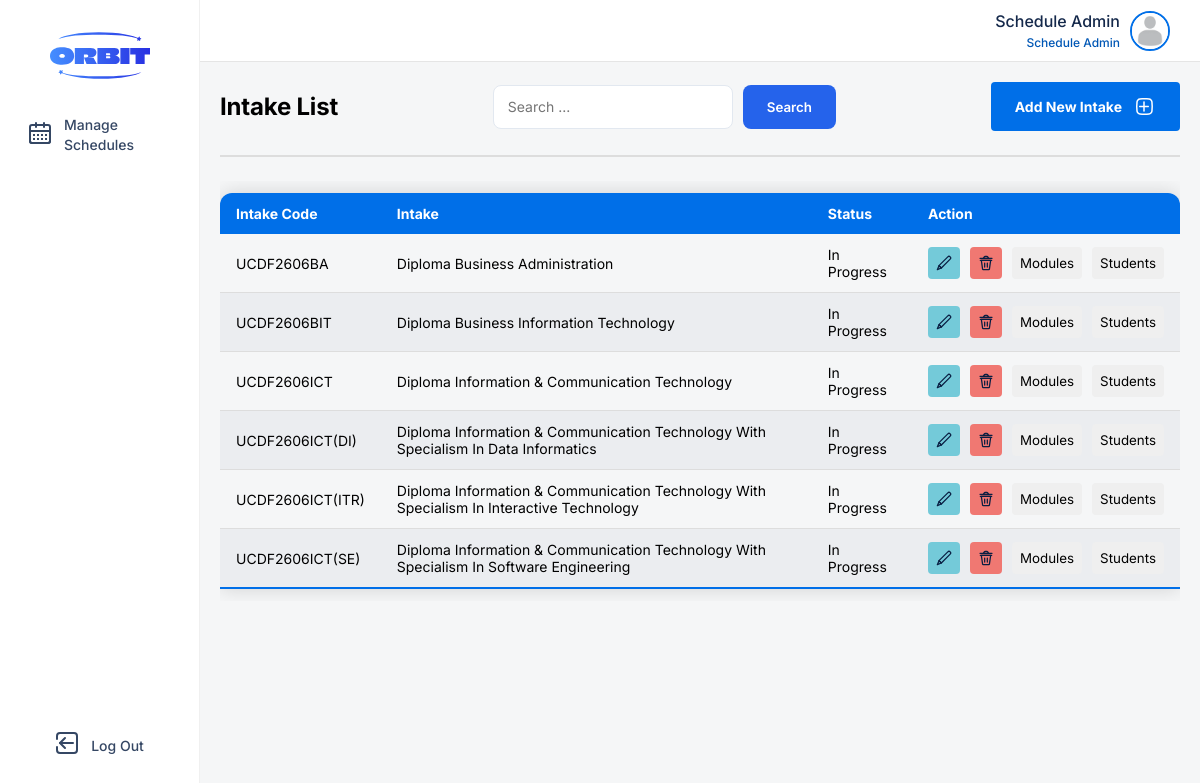
The page /client/src/pages/course-management/manage-intake.php (signed in) on the database its author committed.
### tables this page shows
CREATE TABLE IF NOT EXISTS `user` (
  `user_id` int NOT NULL AUTO_INCREMENT,
  `name` varchar(255) NOT NULL,
  `password` varchar(255) NOT NULL,
  `email` varchar(50) NOT NULL,
  `phone` varchar(15) NOT NULL,
  `picture` varchar(50) DEFAULT NULL,
  `role` varchar(20) NOT NULL,
  PRIMARY KEY (`user_id`)
);

CREATE TABLE IF NOT EXISTS `intake` (
  `intake_id` varchar(20) NOT NULL,
  `course_id` varchar(10) NOT NULL,
  `name` varchar(255) NOT NULL,
  `start_date` date NOT NULL,
  `total_register` int NOT NULL,
  `status` varchar(15) NOT NULL,
  PRIMARY KEY (`intake_id`),
  KEY `course_id` (`course_id`)
);

### server/models/user.php (called while the page is built, shortened)
<?php
class User {
    private $connection;
    public function __construct($database) {
        $this->connection = $database;
    }
    public function getUser($userID):array {
        $result = [
            "error" => True,
            "id" => $userID,
            "name" => "",
            "password" => "",
            "email" => "",
            "phone" => "",
            "picture" => "",
            "role" => ""
        ];
        $sql = "SELECT * FROM user WHERE user_id = $userID;";
        $statement = mysqli_query($this->connection, $sql);
        $user = mysqli_fetch_array($statement);
        if ($user) {
            $result["error"] = False;
            $result["name"] = $user["name"];
            $result["password"] = $user["password"];
            $result["email"] = $user["email"];
            $result["phone"] = $user["phone"];
            $result["picture"] = $user["picture"];
            $result["role"] = $user["role"];
        }
        return $result;
    }
}
?>

### server/controllers/manage-user.php (called while the page is built, shortened)
<?php
require_once ROOT.MODELS.'/user.php';
class ManageUser {
    private $userEditor;
    public function __construct() {
        global $connect;
        $this->userEditor = new User($connect);
    }
    public function get($id):array {
        $result = [
            "error" => True,
        ];
        $user = $this->userEditor->getUser($id);
        $result["error"] = $user["error"];
        if ($result["error"]) {
            return $result;
        } else {
            $result["userID"] = $user["id"];
            $result["name"] = $user["name"];
            $result["password"] = $user["password"];
            $result["email"] = $user["email"];
            $result["phone"] = $user["phone"];
            $result["picture"] = $user["picture"];
            $result["role"] = $user["role"];
        }
        return $result;
    }
}
?>

### server/routes/user-management-route.php (called while the page is built, shortened)
<?php
require_once ROOT.CONTROLLERS.'/manage-user.php';
$manageUser = new ManageUser();
function getUser($id) {
    global $manageUser;
    $data = $manageUser->get($id);
    return $data;
}
?>

### server/controllers/manage-intake.php (called while the page is built, shortened)
<?php
class ManageIntake {
    private $connection;
    public function __construct() {
        global $connect;
        $this->connection = $connect;
    }
    public function getIntakeList($search) {
        $result = [];
        if ($search === "") {
            $sql = "SELECT * FROM intake;";
        } else {
            $sql = "SELECT * FROM intake WHERE name LIKE '%$search%';";
        }
        $statement = mysqli_query($this->connection, $sql);
        while ($intake = mysqli_fetch_array($statement)) {
            $result[] = [
                "intakeID" => $intake["intake_id"],
                "courseID" => $intake["course_id"],
                "name" => $intake["name"],
                "startDate" => $intake["start_date"],
                "totalRegister" => $intake["total_register"],
                "status" => $intake["status"]
            ];
        }
        return $result;
    }
}
?>

### server/routes/course-management-route.php (called while the page is built, shortened)
<?php
require_once ROOT . CONTROLLERS . '/manage-intake.php';
require_once ROOT . CONTROLLERS . '/manage-user.php';
$manageIntake = new ManageIntake();
function getIntakeList($search) {
    global $manageIntake;
    return $manageIntake->getIntakeList($search);
}
?>

### client/src/features/course-management/intake-component.php (the view, shortened to what this page needs)
<?php
function renderIntakeTable($intakeList)
{
?>
    <div class="table-container">
    <table class="users-table">
        <thead>
            <tr>
                <th>Intake Code</th>
                <th>Intake</th>
                <th>Status</th>
                <th>Action</th>
            </tr>
        </thead>
        <tbody>
            <?php foreach ($intakeList as $intake):
            ?>
                <tr>
                    <td><?php echo $intake['intakeID']; ?></td>
                    <td><?php echo $intake['name']; ?></td>
                    <td><?php echo $intake['status']; ?></td>
                    <td>
                        <form class="actions" method="post" action="<?php echo PAGES ?>/course-management/manage-intake.php">
                            <button class="action-btn" id="edit-btn" name="edit" type="submit">
                            </button>
                            <button class="action-btn" id="delete-btn" name="delete" type="submit">
                            </button>
                            <button type="button" class="action-btn" onclick="window.location.href='<?php echo PAGES; ?>/course-management/module-page.php?intake=<?php echo $intake['intakeID']; ?>'">
                                Modules
                            </button>
                            <button type="button" class="action-btn" onclick="window.location.href='<?php echo PAGES; ?>/course-management/student-page.php?intake=<?php echo $intake['intakeID']; ?>'">
                                Students
                            </button>
                        </form>
                    </td>
                </tr>
            <?php endforeach; ?>
        </tbody>
    </table>
    </div>
<?php
}
?>

### client/src/shared/navigation-bar/admin-nav-bar.php (shortened to what this page needs)
<?php
function renderNavItem($name, $iconFilename, $link, $pageId)
{
    $activeClass = (isset($_SESSION['currentPage']) && $_SESSION['currentPage'] == $pageId) ? 'active' : '';
    echo "<li class='nav-item {$activeClass}' id='{$pageId}'>";
    echo "<a href='{$link}'>";
    echo "<div class='icon'>";
    echo "</div>";
    echo "<span>{$name}</span>";
    echo "</a>";
    echo "</li>";
}
function renderNavBar()
{
    $userRole = $_SESSION['role'] ?? 'guest';
    echo '<div class="nav-bar">';
    echo '<div class="logo-wrapper">';
    echo '<img class="logo" src="' . ASSETS . '/icons/orbit-logo.svg" alt="Orbit Logo">';
    echo '</div>';
    echo '<div class="nav-wrapper">';
    echo '<ul class="nav-list">';
    switch ($userRole) {
        case 'Schedule Admin':
            $dashboardPath = PAGES . "/schedule-management/dashboard.php";
            renderNavItem('Manage Schedules', 'calendar-icon.svg', $dashboardPath, 'manageschedules');
            break;
    }
    echo '</ul>';
    echo '</div>';
    if ($userRole !== 'guest') {
        echo '<ul class="nav-list logout-section">';
        echo '</ul>';
    }
    echo '</div>';
}
function renderContentTopBar($name, $role, $profileImg = UPLOADS . '/default-profile.png') {
    echo '<div class="top-bar">';
    echo '<div class="profile" onClick="openModal(\'userProfileView\')">';
    echo '<div class="name-and-role">';
    echo '<span class="username">' . htmlspecialchars($name) . '</span>';
    echo '<span class="role">' . htmlspecialchars($role) . '</span>';
    echo '</div>';
    echo '<div class="profile-img-container">';
    echo '<img src="' . $profileImg . '" alt="Profile Image" class="profile-img">';
    echo '</div>';
    echo '</div>';
    echo '</div>';
}
?>

### client/src/styles/global.css (style rules this page uses)
*, *::before, *::after { margin: 0; padding: 0; box-sizing: border-box; font-family: "Inter", sans-serif; }

### client/src/styles/modal.css (style rules this page uses)
:root { --text-highlight: #007aff; --link-hover: #0057b5; --heading-2-color: #354764; --heading-color: #091e42; --id-bg-text: #dfe2e6; --id-text: #4a4a4b; --light-shadow: rgba(0, 0, 0, 0.1); --overlay-bg: rgba(0, 0, 0, 0.2); --profile-border: #007aff; }

### client/src/styles/admin-nav-bar.css (style rules this page uses)
.nav-bar { display: flex; position: sticky; top: 0px; left: 0px; flex-direction: column; align-items: center; height: 100vh; width: fit-content; min-width: 200px; padding: 32px 16px; background: white; border-right: 1px solid #f0f0f0; z-index: 999; }
.logo { width: 100px; height: auto; flex-shrink: 0; aspect-ratio: 135/64; }
.icon { width: 24px; height: auto; aspect-ratio: 1/1; }
.nav-wrapper { flex: 1; display: flex; flex-direction: column; margin-top: 24px; }
.nav-list { padding: 0; margin: 0; list-style: none; display: flex; flex-direction: column; gap: 8px; }
.nav-item { list-style: none; list-style-type: none; }
.nav-item a { display: flex; padding: 8px 12px; align-items: center; gap: 12px; align-self: stretch; border-radius: var(--Container-corner-radius, 4px); text-decoration: none; color: var(--Foundation-Neutral-N600, #354764); font-family: Inter; font-size: 14px; font-style: normal; font-weight: 500; line-height: 20px; transition: 0.1s; }

### client/src/styles/admin-top-bar.css (style rules this page uses)
body { background-color: #F5F6F7; }
.top-bar { position: fixed; top: 0; left: 0; width: 100%; height: 62px; display: flex; flex-direction: column; justify-content: center; padding: 0px 20px; align-items: flex-end; gap: 20px; border-bottom: 0.5px solid rgba(0, 0, 0, 0.1); background: #fff; }
.profile { display: flex; flex-direction: row; align-items: center; justify-content: flex-end; padding: 10px; gap: 10px; cursor: pointer; border-radius: 4px; transition: 0.2s ease; }
.profile-img-container { width: 40px; height: 40px; flex-shrink: 0; }
.profile-img { width: 100%; height: 100%; border-radius: 50%; object-fit: cover; border: 2px solid var(--Foundation-Blue-blue-600, #006fe8); }
.name-and-role { display: flex; flex-direction: column; align-items: flex-end; gap: 4px; }
.username { color: var(--Foundation-Neutral-N800, #15294b); text-align: center; font-family: Inter; font-size: 16px; font-style: normal; font-weight: 500; line-height: normal; }
.role { color: var(--Foundation-Blue-blue-700, #0057b5); text-align: center; font-family: Inter; font-size: 12px; font-style: normal; font-weight: 500; line-height: normal; }

### client/src/styles/manage-users.css (style rules this page uses)
.table-container { align-self: stretch; max-height: 70vh; overflow: auto; }
.users-table { width: 100%; margin: 12px 0; min-width: 600px; border-collapse: collapse; border-radius: 12px 12px 0 0; overflow: hidden; box-shadow: 0 0 20px rgba(0, 0, 0, 0.15); }
.users-table thead tr { background: #006fe8; color: white; display: table-row; font-weight: bold; text-align: left; font-size: 0.875rem; font-weight: 600; }
.users-table th, .users-table td { padding: 12px 16px; text-align: left; }
.users-table td { vertical-align: middle; font-size: 0.875rem; font-weight: 400; }
.users-table tbody tr { border-bottom: 1px solid #ddd; transition: 0.2s ease-out; }
.users-table tbody tr:nth-of-type(even) { background-color: #ebedf0; }
.users-table tbody tr:last-of-type { border-bottom: 2px solid #006fe8; }
.actions { display: flex; align-items: center; gap: 10px; flex-shrink: 0; }
.action-btn { border: none; border-radius: 4px; display: flex; padding: 8px; align-items: center; gap: 10px; transition: 0.2s ease-out; }
#delete-btn { background: var(--Foundation-Red-red-300, #f07872); }
#edit-btn { background: var(--Foundation-Teal-teal-300, #74cad9); }

### client/src/styles/form.css (style rules this page uses)
:root { --primary-blue: #2563eb; --bg-subtle: rgba(245, 246, 247, 0.8); --border-color: #e2e8f0; --text-main: #1e293b; --text-muted: #64748b; }

### rows shown on the page
user: role "Schedule Admin"
intake: intake_id "UCDF2606BA", name "Diploma Business Administration", status "In Progress"
intake: intake_id "UCDF2606BIT", name "Diploma Business Information Technology", status "In Progress"
intake: intake_id "UCDF2606ICT", name "Diploma Information & Communication Technology", status "In Progress"
intake: intake_id "UCDF2606ICT(DI)", name "Diploma Information & Communication Technology With Specialism In Data Informatics", status "In Progress"
intake: intake_id "UCDF2606ICT(ITR)", name "Diploma Information & Communication Technology With Specialism In Interactive Technology", status "In Progress"
intake: intake_id "UCDF2606ICT(SE)", name "Diploma Information & Communication Technology With Specialism In Software Engineering", status "In Progress"

### other values the page prints
$name "Manage Schedules Log Out"
$role "Schedule Admin"
